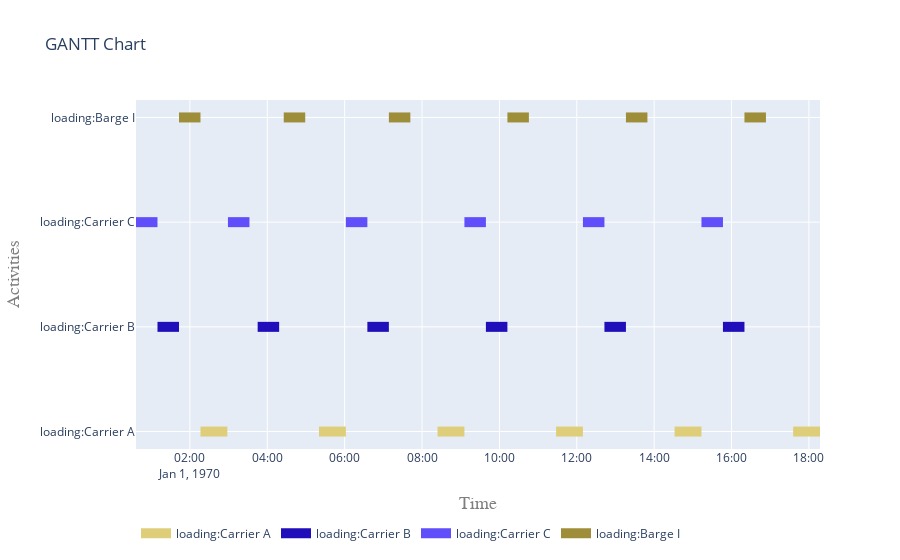

Notebook code for this chart:
### Code cell
# Plot only activities whose namespace (first letters) matches load*: 1 activty_type

flat = pd.DataFrame(flatten(activities))
loading = list(flat[flat['ActivityName'].str.startswith('loading')]['activity'].values)
fig = get_gantt_chart(loading)

### Figure 1 — Plotly figure (JSON) as saved in the notebook; plotly's stock layout.template omitted (floating-point values rounded to 4 significant figures)
{"data": [{"connectgaps": false, "hoverinfo": "y+name", "line": {"color": "rgb(223,206,121)", "width": 10}, "mode": "lines", "name": "loading:Carrier A", "type": "scatter", "x": ["1970-01-01T02:16:25", "1970-01-01T02:16:25", "1970-01-01T02:58:05", "1970-01-01T02:58:05", "1970-01-01T02:58:05", "1970-01-01T05:20:14", "1970-01-01T05:20:14", "1970-01-01T06:01:54", "1970-01-01T06:01:54", "1970-01-01T06:01:54", "1970-01-01T08:24:03", "1970-01-01T08:24:03", "1970-01-01T09:05:43", "1970-01-01T09:05:43", "1970-01-01T09:05:43", "1970-01-01T11:27:52", "1970-01-01T11:27:52", "1970-01-01T12:09:32", "1970-01-01T12:09:32", "1970-01-01T12:09:32", "1970-01-01T14:31:41", "1970-01-01T14:31:41", "1970-01-01T15:13:21", "1970-01-01T15:13:21", "1970-01-01T15:13:21", "1970-01-01T17:35:30", "1970-01-01T17:35:30", "1970-01-01T18:17:10", "1970-01-01T18:17:10", "1970-01-01T18:17:10"], "y": ["loading:Carrier A", "loading:Carrier A", "loading:Carrier A", "loading:Carrier A", null, "loading:Carrier A", "loading:Carrier A", "loading:Carrier A", "loading:Carrier A", null, "loading:Carrier A", "loading:Carrier A", "loading:Carrier A", "loading:Carrier A", null, "loading:Carrier A", "loading:Carrier A", "loading:Carrier A", "loading:Carrier A", null, "loading:Carrier A", "loading:Carrier A", "loading:Carrier A", "loading:Carrier A", null, "loading:Carrier A", "loading:Carrier A", "loading:Carrier A", "loading:Carrier A", null]}, {"connectgaps": false, "hoverinfo": "y+name", "line": {"color": "rgb(31,14,185)", "width": 10}, "mode": "lines", "name": "loading:Carrier B", "type": "scatter", "x": ["1970-01-01T01:09:45", "1970-01-01T01:09:45", "1970-01-01T01:43:05", "1970-01-01T01:43:05", "1970-01-01T01:43:05", "1970-01-01T03:45:05", "1970-01-01T03:45:05", "1970-01-01T04:18:25", "1970-01-01T04:18:25", "1970-01-01T04:18:25", "1970-01-01T06:35:14", "1970-01-01T06:35:14", "1970-01-01T07:08:34", "1970-01-01T07:08:34", "1970-01-01T07:08:34", "1970-01-01T09:39:03", "1970-01-01T09:39:03", "1970-01-01T10:12:23", "1970-01-01T10:12:23", "1970-01-01T10:12:23", "1970-01-01T12:42:52", "1970-01-01T12:42:52", "1970-01-01T13:16:12", "1970-01-01T13:16:12", "1970-01-01T13:16:12", "1970-01-01T15:46:41", "1970-01-01T15:46:41", "1970-01-01T16:20:01", "1970-01-01T16:20:01", "1970-01-01T16:20:01"], "y": ["loading:Carrier B", "loading:Carrier B", "loading:Carrier B", "loading:Carrier B", null, "loading:Carrier B", "loading:Carrier B", "loading:Carrier B", "loading:Carrier B", null, "loading:Carrier B", "loading:Carrier B", "loading:Carrier B", "loading:Carrier B", null, "loading:Carrier B", "loading:Carrier B", "loading:Carrier B", "loading:Carrier B", null, "loading:Carrier B", "loading:Carrier B", "loading:Carrier B", "loading:Carrier B", null, "loading:Carrier B", "loading:Carrier B", "loading:Carrier B", "loading:Carrier B", null]}, {"connectgaps": false, "hoverinfo": "y+name", "line": {"color": "rgb(95,78,249)", "width": 10}, "mode": "lines", "name": "loading:Carrier C", "type": "scatter", "x": ["1970-01-01T00:36:25", "1970-01-01T00:36:25", "1970-01-01T01:09:45", "1970-01-01T01:09:45", "1970-01-01T01:09:45", "1970-01-01T02:59:00", "1970-01-01T02:59:00", "1970-01-01T03:32:20", "1970-01-01T03:32:20", "1970-01-01T03:32:20", "1970-01-01T06:01:54", "1970-01-01T06:01:54", "1970-01-01T06:35:14", "1970-01-01T06:35:14", "1970-01-01T06:35:14", "1970-01-01T09:05:43", "1970-01-01T09:05:43", "1970-01-01T09:39:03", "1970-01-01T09:39:03", "1970-01-01T09:39:03", "1970-01-01T12:09:32", "1970-01-01T12:09:32", "1970-01-01T12:42:52", "1970-01-01T12:42:52", "1970-01-01T12:42:52", "1970-01-01T15:13:21", "1970-01-01T15:13:21", "1970-01-01T15:46:41", "1970-01-01T15:46:41", "1970-01-01T15:46:41"], "y": ["loading:Carrier C", "loading:Carrier C", "loading:Carrier C", "loading:Carrier C", null, "loading:Carrier C", "loading:Carrier C", "loading:Carrier C", "loading:Carrier C", null, "loading:Carrier C", "loading:Carrier C", "loading:Carrier C", "loading:Carrier C", null, "loading:Carrier C", "loading:Carrier C", "loading:Carrier C", "loading:Carrier C", null, "loading:Carrier C", "loading:Carrier C", "loading:Carrier C", "loading:Carrier C", null, "loading:Carrier C", "loading:Carrier C", "loading:Carrier C", "loading:Carrier C", null]}, {"connectgaps": false, "hoverinfo": "y+name", "line": {"color": "rgb(159,142,57)", "width": 10}, "mode": "lines", "name": "loading:Barge I", "type": "scatter", "x": ["1970-01-01T01:43:05", "1970-01-01T01:43:05", "1970-01-01T02:16:25", "1970-01-01T02:16:25", "1970-01-01T02:16:25", "1970-01-01T04:25:31", "1970-01-01T04:25:31", "1970-01-01T04:58:51", "1970-01-01T04:58:51", "1970-01-01T04:58:51", "1970-01-01T07:08:34", "1970-01-01T07:08:34", "1970-01-01T07:41:54", "1970-01-01T07:41:54", "1970-01-01T07:41:54", "1970-01-01T10:12:23", "1970-01-01T10:12:23", "1970-01-01T10:45:43", "1970-01-01T10:45:43", "1970-01-01T10:45:43", "1970-01-01T13:16:12", "1970-01-01T13:16:12", "1970-01-01T13:49:32", "1970-01-01T13:49:32", "1970-01-01T13:49:32", "1970-01-01T16:20:01", "1970-01-01T16:20:01", "1970-01-01T16:53:21", "1970-01-01T16:53:21", "1970-01-01T16:53:21"], "y": ["loading:Barge I", "loading:Barge I", "loading:Barge I", "loading:Barge I", null, "loading:Barge I", "loading:Barge I", "loading:Barge I", "loading:Barge I", null, "loading:Barge I", "loading:Barge I", "loading:Barge I", "loading:Barge I", null, "loading:Barge I", "loading:Barge I", "loading:Barge I", "loading:Barge I", null, "loading:Barge I", "loading:Barge I", "loading:Barge I", "loading:Barge I", null, "loading:Barge I", "loading:Barge I", "loading:Barge I", "loading:Barge I", null]}], "layout": {"hovermode": "closest", "legend": {"orientation": "h", "x": 0, "y": -0.2}, "title": {"text": "GANTT Chart"}, "xaxis": {"range": ["1970-01-01T00:36:25", "1970-01-01T18:17:10"], "title": {"font": {"color": "#7f7f7f", "family": "Courier New, monospace", "size": 18}, "text": "Time"}}, "yaxis": {"title": {"font": {"color": "#7f7f7f", "family": "Courier New, monospace", "size": 18}, "text": "Activities"}}}}
